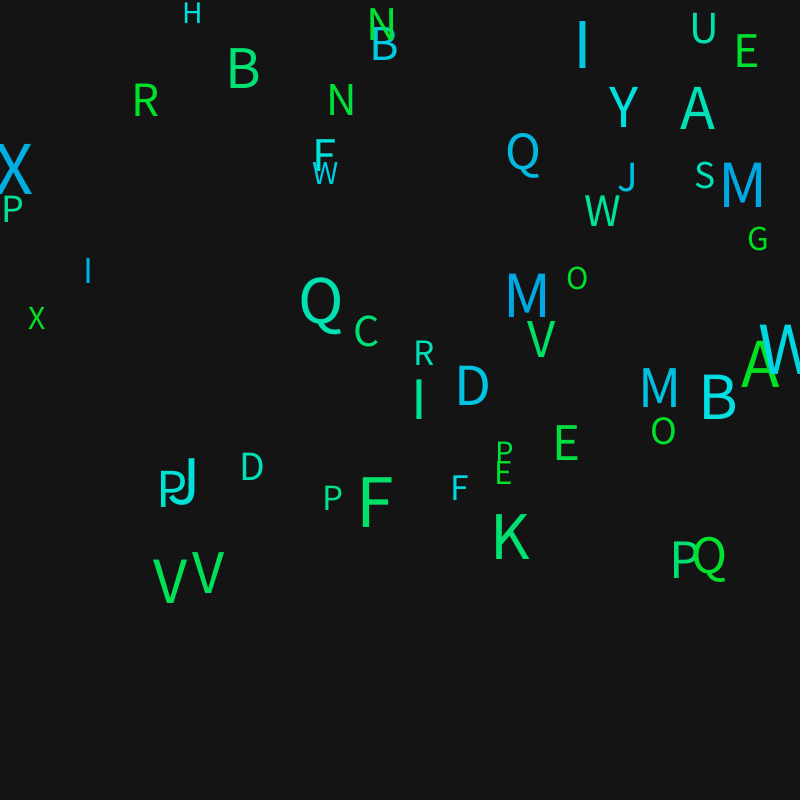
Frame 1 (no input)
Frame 60 (the mouse pressed at the canvas centre just before this capture): identical to frame 1, image omitted
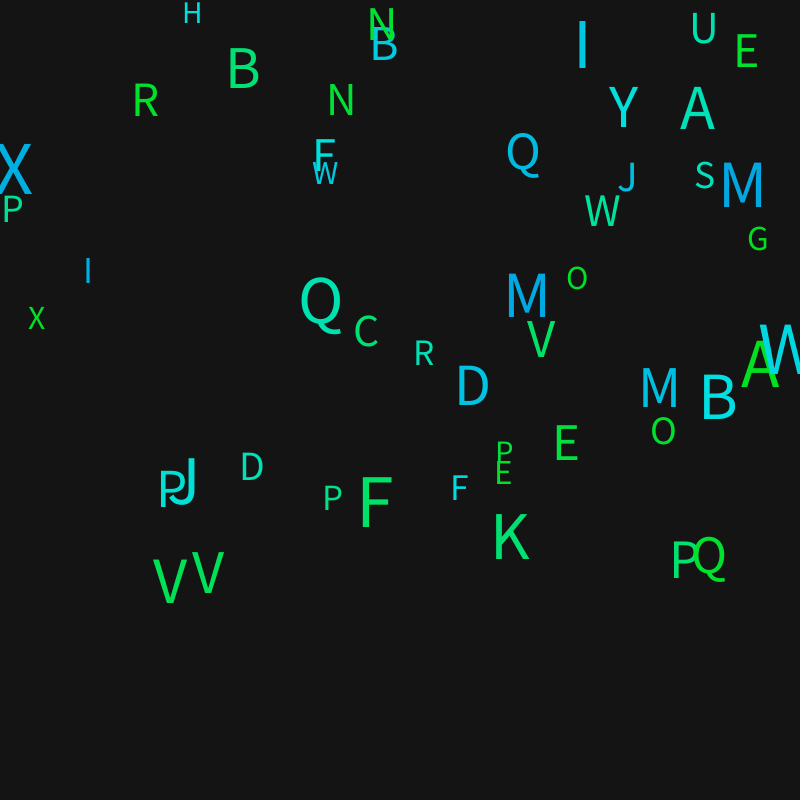
Frame 120 (the mouse held since frame 60 and released just before this capture)

The Processing sketch that drew these frames (run headless with seeded random() and noise(); from frame 60 on, the mouse is pressed at the canvas centre):

// Processing sketch: processing_156972
// ── processing_156972.pde

//----------------------------------------------------
// DT Bootcamp 2014, Parsons the New School for Design. 
// Day 8, gravity
// Now turning all our properties into arrays
// Inspired by the work of Adrien M and Claire B
// Borrowing some code from Daniel Shiffman's
// "Learning Processing", Chapter 5
//----------------------------------------------------

int numObj = 50; //How many objects we have

//Declaring the properties of our object:
float[] size = new float[numObj];
float[] posX = new float[numObj];
float[] posY = new float[numObj];
float[] hue = new float[numObj];
char[] c = new char[numObj];
float[] speedX = new float[numObj];
float[] speedY = new float[numObj];
Boolean[] isMoving = new Boolean[numObj]; //is our object stationary or not?

//"Environment" properties
float gravity;      //That is, acceleration toward the bottom

void setup(){
  size(800, 800);
  colorMode(HSB);
  
  
  for(int i = 0; i < numObj; i++){
    size[i] = random(30, 80);
    posX[i] = random(width);
    posY[i] = random(height - 200);  
    hue[i] = random(90, 140);
    
    c[i] = (char) int(random(65, 90)); //converts a random number value that corresponds to ASCII codes into a char
    speedX[i] = 0;  
    speedY[i] = 0;
    isMoving[i] = false;
  }
  
  gravity = 0.8; //the rate at which things fall
}

void draw(){
  background(20);

  for(int i = 0; i < numObj; i++){
    fill(hue[i], 255, 225); //assign all the random colors
    float distance = dist(mouseX, mouseY, posX[i], posY[i]); //create a new variable to store the distance
  
    //Checking distance to mouse
    if(distance < size[i]/2 && !isMoving[i]){
        
      isMoving[i] = true; //trigger the movement for this letter
      speedX[i] = mouseX - pmouseX; //use the previous mouse position to determine the direction the collision came from
    }
    
    //Physics
    if(isMoving[i]){ //
      posX[i] = posX[i] + speedX[i];
      posY[i] = posY[i] + speedY[i];
      
      speedY[i] = speedY[i] + gravity; //speed y is increasing due to acceleration, gravity is decelerating
     
      if (posY[i] > height - size[i]/2) { //keep object on screen
        posY[i] = height - size[i]/2;      
        // This is known as a "dampening" effect and is a more realistic simulation of the real world (without it, a ball would bounce forever).
        speedY[i] = speedY[i] * -0.6; //dampening makes the letter bounce back (negative Y movement is up in the sketch)
       
       
        //Still, it may bounce forever unless we make it stop
        if(abs(speedY[i]) < 3){
          speedY[i] = 0; //stop moving on the y
          speedX[i] = 0; //stop moving to the left or right after you stopped bouncing
        }
      println(speedY[i]);

      }
    }
    
    //Drawing the object
    textSize(size[i]);
    textAlign(CENTER, CENTER);
    text(c[i], posX[i], posY[i]);
  }
}
